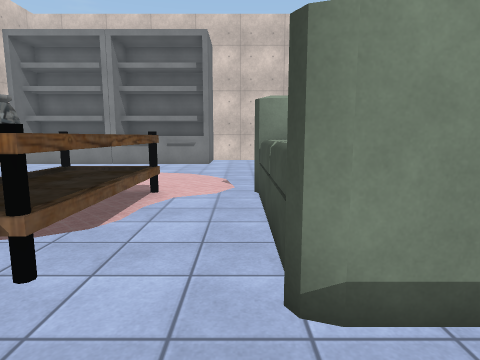
view 1 (above)

24 first-person views from a walk through a Unity game level. The camera is 1.4 m above the floor, tilts 8° down and sees 75° across. The floor is counted in squares, 1 m on a side. Each view is taken from the middle of a square. On the plan, view 1 faces up. The plan holds only what a view shows up to about 14 squares ahead; the rest is blank. The place goes on beyond the plan. The player is left out. Some surface patterns are stand-ins.

view 2
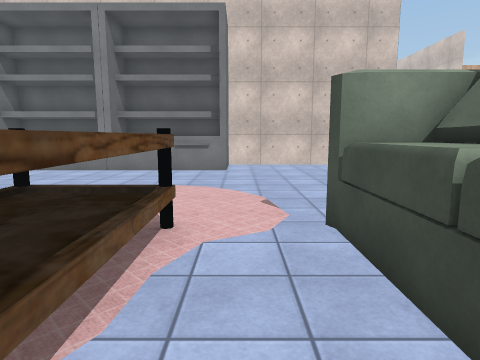

view 3
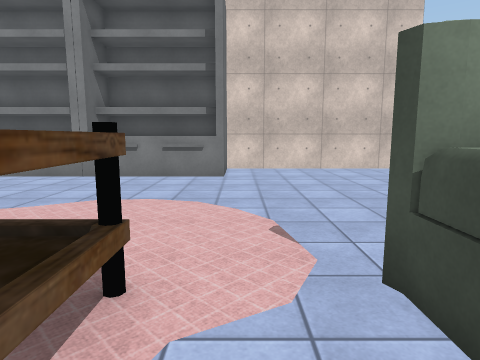

view 4
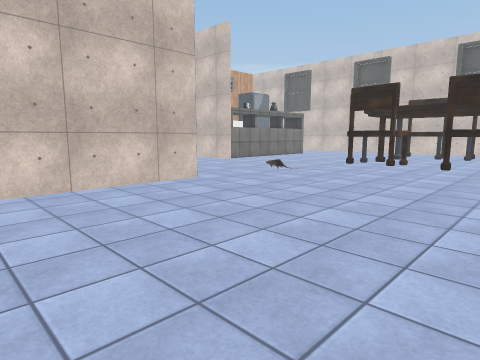

view 5
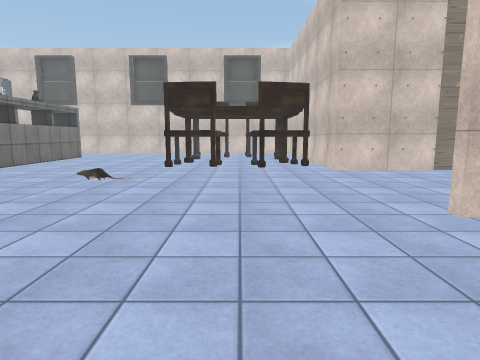

view 6
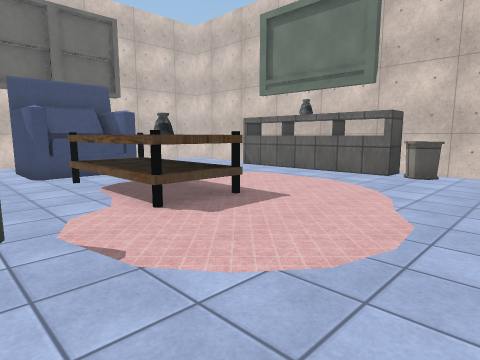

view 7
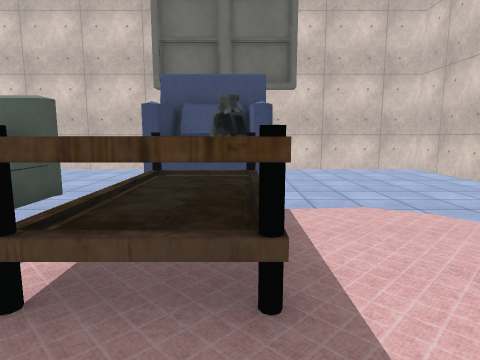

view 8
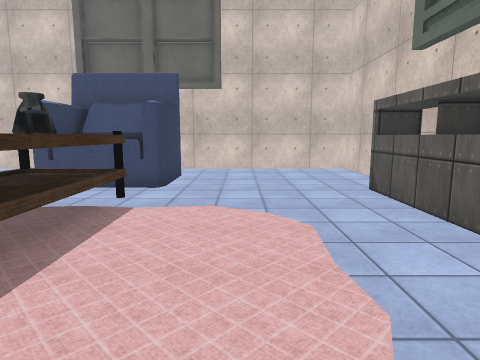

view 9
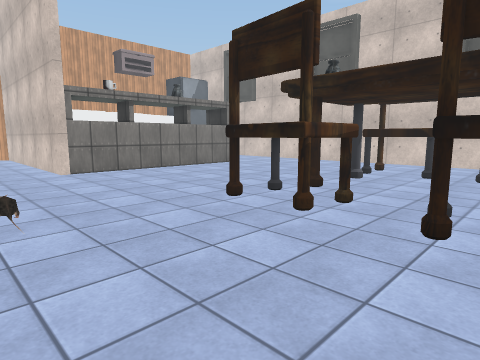

view 10
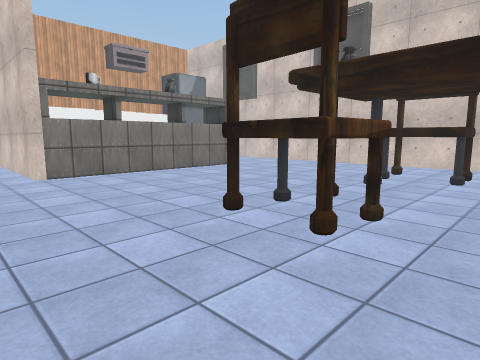

view 11
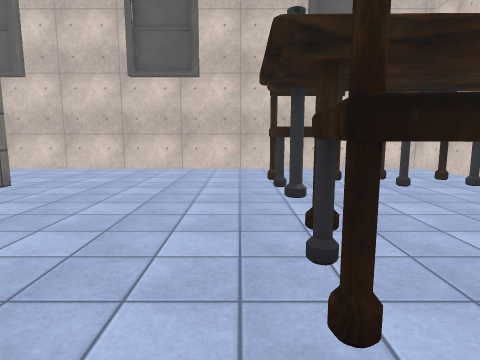

view 12
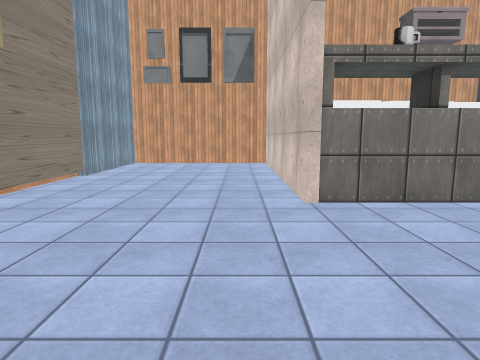

view 13
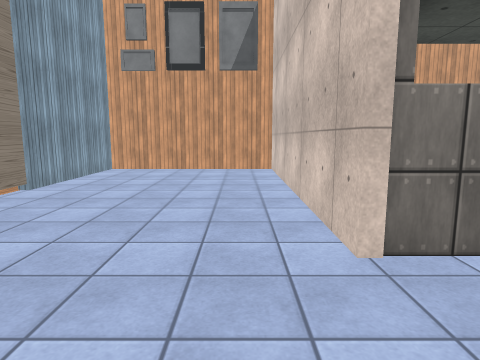

view 14
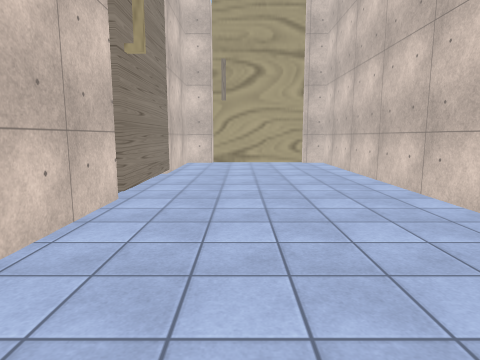

view 15
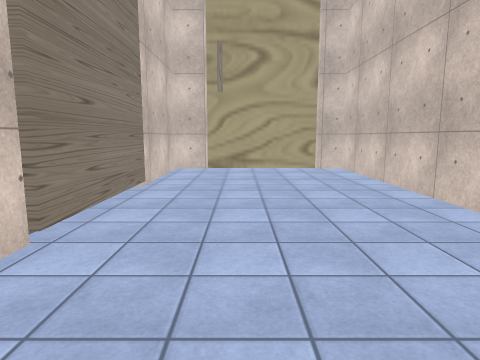

view 16
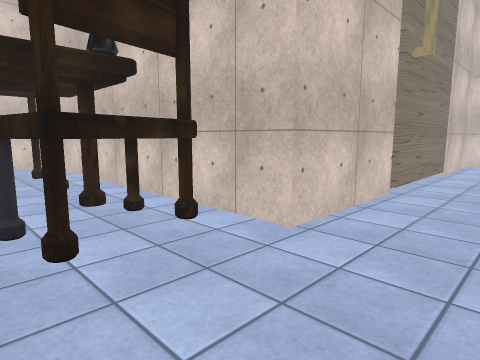

view 17
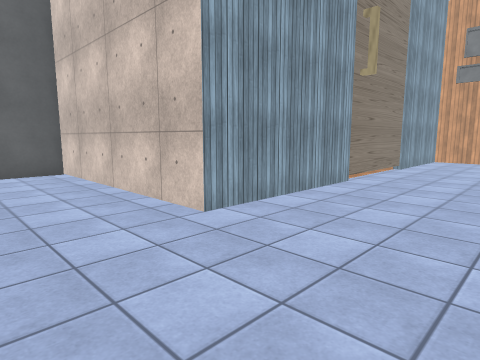

view 18
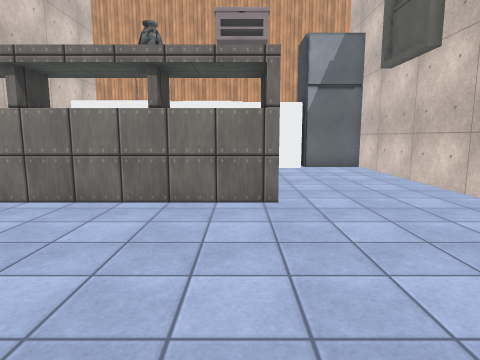

view 19
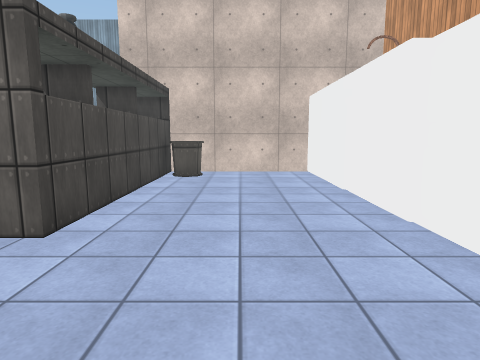

view 20
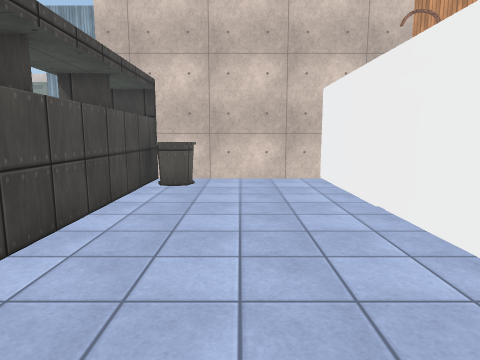

view 21
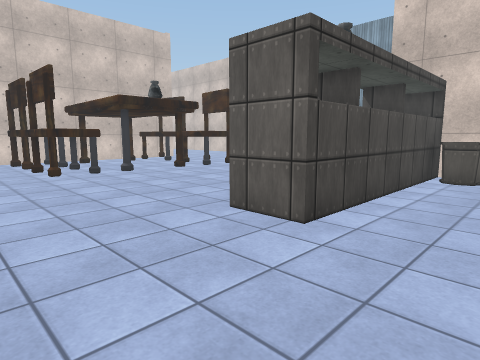

view 22
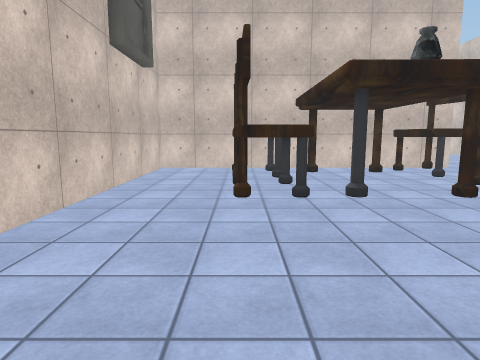

view 23
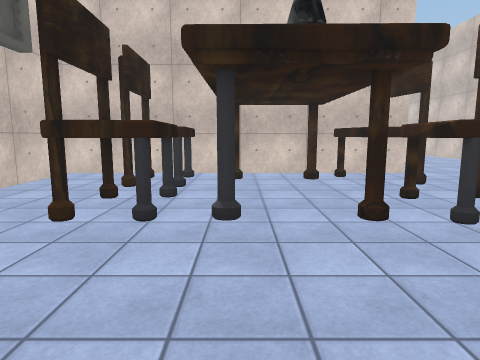

view 24
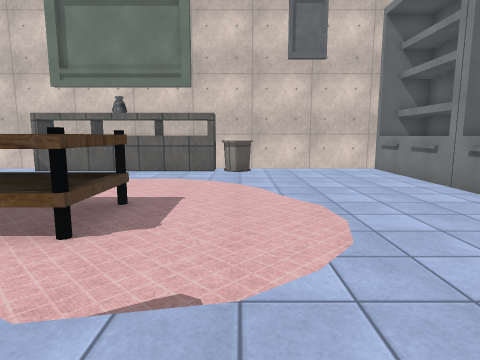

### Floor plan
Key: @ floor where view 1 was taken; # wall or solid block; . floor; T table; A vase; C chair; B bin; S sofa; U counter; O other object.
Columns run from 12 left of view 1 to 27 right of it. Each row starts with its distance up from view 1.
 35                   ########
 34                   #......#  U
 33                   #......#  U
 32                   #......#UUUUUUUUUU####
 31                   #......##............#
 30                   #......##............#
 29                   O......##............#
 28                   O......##B...........#
 27                   O......#BB...........#
 26                   O......##########....#
 25                   O......##########....#
 24                   #....................#
 23                   #....................#
 22                   #....................#
 21                   O....................#
 20                   O....................#
 19           ####OOOO#....................#
 18  OOOO OOOOO............................#
 17  OOOOOOOOOO................CC.O.OCCC...#
 16 #OOOOOOOOOO................CC....CCC...#
 15 #..........................CC.....CC...#
 14 #......................................#
 13 #..........................CC.....CC...#
 12 #..........................CCCO.O.CC...#
 11 #..........................CC.....CC...#
 10 #BB.............. #.......##############
  9 ##............      ......#
  8 ##......TTT.O      .......#
  7  #......TTT..OO   #.......#
  6  #......TTT..O    #.......#
  5  #......ATT..O    #.......O
  4  #......TTT..O    #.......O
  3 ##......TTT.O     #.......O
  2 ##...........     #.......O
  1 #......SSSSS..    #.......#
  0 #......SSSSS@..   #.......#
 -1 #......SSSSS...   #.......#
 -2 #.......   .....  #.......#
 -3 #.......   .....  #.......#
 -4 ################# #########

Where each view was taken, in squares from view 1:
view 1: 0 up, 0 right, facing up
view 2: 3 up, 1 left, facing up
view 3: 5 up, 1 left, facing up
view 4: 10 up, 0 right, facing up-right
view 5: 14 up, 1 right, facing right
view 6: 13 up, 1 right, facing down-left
view 7: 10 up, 4 left, facing down
view 8: 10 up, 7 left, facing down
view 9: 12 up, 10 right, facing up-right
view 10: 13 up, 11 right, facing up-right
view 11: 18 up, 13 right, facing right
view 12: 18 up, 12 right, facing up
view 13: 21 up, 12 right, facing up
view 14: 13 up, 11 right, facing down
view 15: 10 up, 11 right, facing down
view 16: 14 up, 11 right, facing down-right
view 17: 15 up, 11 right, facing up-left
view 18: 18 up, 21 right, facing up
view 19: 29 up, 26 right, facing left
view 20: 29 up, 24 right, facing left
view 21: 29 up, 26 right, facing down-left
view 22: 24 up, 23 right, facing down
view 23: 22 up, 20 right, facing down
view 24: 10 up, 2 right, facing left
